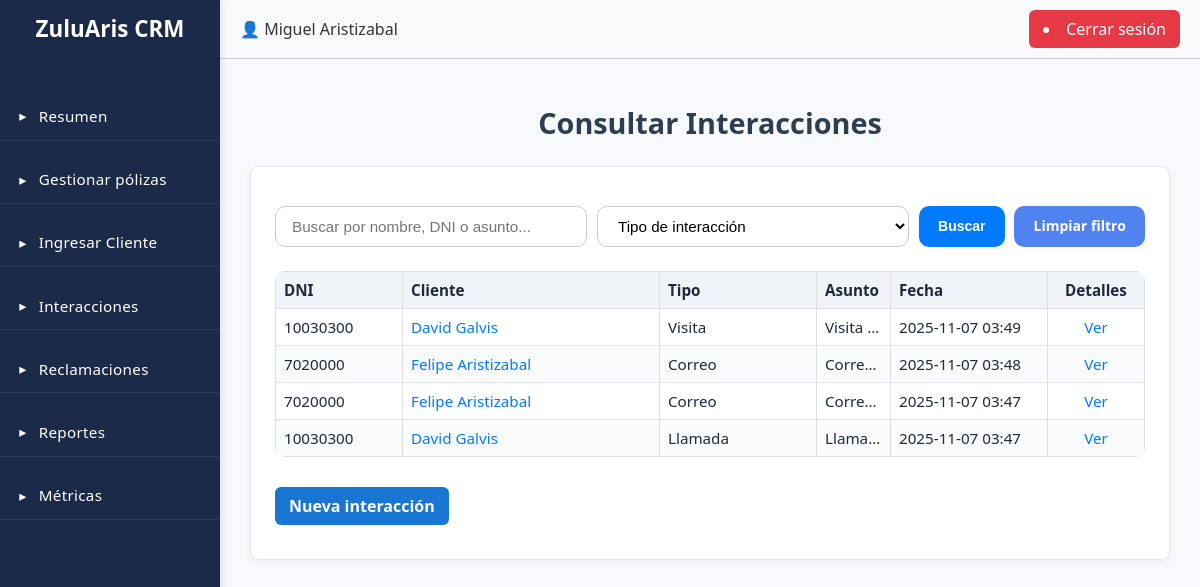
Page /interacciones/ (signed in) on the committed database.
### CRM/models.py (models this page shows)
class Interacciones(models.Model):
    id = models.AutoField(primary_key=True)
    dni_cliente = models.ForeignKey(Clientes, on_delete=models.CASCADE)
    dni_asesor = models.ForeignKey(Usuarios, on_delete=models.CASCADE)
    fecha = models.DateTimeField(auto_now_add=True)
    id_tipo_interaccion = models.ForeignKey(TipoInteraccion, on_delete=models.CASCADE)
    asunto = models.CharField(max_length=100)
    observaciones = models.CharField(max_length=500, blank=True, null=True)
    class Meta:
        db_table = "interacciones"

class Clientes(models.Model):
    dni = models.CharField(max_length=50, primary_key=True)
    id_tipo_dni = models.ForeignKey(Tipo_DNI, on_delete=models.CASCADE)
    nombre = models.CharField(max_length=200)
    direccion = models.CharField(max_length=200, blank=True, null=True)
    id_ciudad = models.ForeignKey(Ciudades, on_delete=models.CASCADE)
    telefono = models.CharField(max_length=50, blank=True, null=True)
    celular = models.CharField(max_length=50)
    correo = models.EmailField(blank=True, null=True)
    asesor = models.ForeignKey("Usuarios", on_delete=models.SET_NULL, null=True, blank=True, related_name="clientes")
    class Meta:
        db_table = "clientes"

class TipoInteraccion(models.Model):
    id = models.AutoField(primary_key=True)
    descripcion = models.CharField(max_length=50, unique=True)
    class Meta:
        db_table = "tipo_interaccion"

### CRM/views.py (the view)
# urls.py: path('interacciones/', CRM.views.interacciones, name='interacciones'),
def interacciones(request):
    if not request.user.is_authenticated:
        messages.error(request, "Debes iniciar sesión para acceder a esta sección.")
        return redirect("/login")
    try:
        asesor = Usuarios.objects.get(user=request.user)
    except Usuarios.DoesNotExist:
        messages.error(request, "Tu cuenta no está asociada a un perfil válido.")
        return redirect("/")
    query = request.GET.get("q", "").strip()
    tipo_id = request.GET.get("tipo")
    interacciones_qs = Interacciones.objects.filter(
        dni_asesor=asesor  # Cambio clave: filtrar por el asesor, no por empresa
    ).select_related("dni_cliente", "id_tipo_interaccion")
    if query:
        interacciones_qs = interacciones_qs.filter(
            Q(dni_cliente__nombre__icontains=query) |
            Q(dni_cliente__dni__icontains=query) |
            Q(asunto__icontains=query)
        )
    if tipo_id:
        interacciones_qs = interacciones_qs.filter(id_tipo_interaccion_id=tipo_id)
    interacciones_qs = interacciones_qs.order_by('-fecha')
    context = {
        "interacciones": interacciones_qs,
        "query": query,
        "tipos": TipoInteraccion.objects.all()
    }
    return render(request, "interacciones.html", context)

### CRM/templates/interacciones.html (shortened to what this page needs)
{% extends 'layout_panel.html' %}
{% load static %}
{% block content %}
    <div class="card-header">
        <h2 class="titulo-seccion">Consultar Interacciones</h2>
    </div>
<div class="card">
    <form class="consulta-filtros" method="get" action="">
        <div class="grupo-busqueda">
            <input
                type="text"
                name="q"
                value="{{ query }}"
                placeholder="Buscar por nombre, DNI o asunto..."
                class="input-busqueda"
            >
            <select name="tipo" class="input-select">
                <option value="">Tipo de interacción</option>
            </select>
            <button type="submit" class="btn-buscar">Buscar</button>
            <a href="{% url 'interacciones' %}" class="btn-limpiar">Limpiar filtro</a>
        </div>
    </form>
    <table class="tabla_interacciones">
        <thead>
            <tr>
                <th class="col-header col-dni">DNI</th>
                <th class="col-header col-nombre">Cliente</th>
                <th class="col-header col-tipo">Tipo</th>
                <th class="col-header col-asunto">Asunto</th>
                <th class="col-header col-fecha">Fecha</th>
                <th class="col-header col-detalles">Detalles</th>
            </tr>
        </thead>
        <tbody>
            {% if interacciones %}
                {% for interaccion in interacciones %}
                <tr>
                    <td class="col-dni">{{ interaccion.dni_cliente.dni }}</td>
                    <td class="col-nombre">
                        <a href="{% url 'detalle_cliente' interaccion.dni_cliente.dni %}" class="cliente-link">
                            {{ interaccion.dni_cliente.nombre }}
                        </a>
                    </td>
                    <td class="col-tipo">{{ interaccion.id_tipo_interaccion.descripcion }}</td>
                    <td class="col-asunto">{{ interaccion.asunto }}</td>
                    <td class="col-fecha">{{ interaccion.fecha|date:"Y-m-d H:i" }}</td>
                    <td class="col-detalles">
                        <a href="{% url 'detalle_interaccion' interaccion.id %}" class="cliente-link">
                            Ver
                        </a>
                    </td>
                </tr>
                {% endfor %}
            {% else %}
                <tr>
                    <td colspan="6" style="text-align:center;">No hay interacciones registradas.</td>
                </tr>
            {% endif %}
        </tbody>
    </table>
    <div class="acciones-polizas">
        <a href="{% url 'registrar_interaccion' %}" class="btn-guardar">Nueva interacción</a>
    </div>
</div>
{% endblock %}

### CRM/templates/layout_panel.html (shortened to what this page needs)
{% load static %}
<!DOCTYPE html>
<html lang="es">
<head>
    {% load static %}
    <link rel="stylesheet" href="{% static 'styles/globalstyles.css' %}">
</head>
<body>
    <div class="container">
        <aside class="sidebar sidebar-admin">
            <div class="logo">ZuluAris CRM</div>
            <nav>
                <ul>
                    <li><a href="/resumen/">Resumen</a></li>
                    <li><a href="/gestionar/">Gestionar pólizas</a></li>
                    <li><a href="/client_form/">Ingresar Cliente</a></li>
                    <li><a href="/interacciones/">Interacciones</a></li>
                    <li><a href="/reclamaciones/">Reclamaciones</a></li>
                    <li><a href="/reportes/">Reportes</a></li>
                    <li><a href="{% url 'reportes_metricas' %}">Métricas</a></li>
                </ul>
            </nav>
        </aside>
        <main class="main-content">
            <header class="navbar">
                <div class="navbar-left">
                    <span class="user">👤 {{ request.user.first_name }} {{ request.user.last_name }}</span>
                </div>
                <div class="navbar-right">
                    <li class="btn-logout">
                        <a href="/logout/">Cerrar sesión</a>
                    </li>
                </div>
            </header>
            <section class="content">
                {% block content %}
                {% endblock %}
            </section>
        </main>
    </div>
</body>
</html>

### rows in the picture
Interacciones: dni_cliente.dni "10030300", dni_cliente.nombre "David Galvis", id_tipo_interaccion.descripcion "Visita", asunto "Visita…", fecha "2025-11-07 03:49"
Interacciones: dni_cliente.dni "7020000", dni_cliente.nombre "Felipe Aristizabal", id_tipo_interaccion.descripcion "Correo", asunto "Corre…", fecha "2025-11-07 03:48"
Interacciones: dni_cliente.dni "7020000", dni_cliente.nombre "Felipe Aristizabal", id_tipo_interaccion.descripcion "Correo", asunto "Corre…", fecha "2025-11-07 03:47"
Interacciones: dni_cliente.dni "10030300", dni_cliente.nombre "David Galvis", id_tipo_interaccion.descripcion "Llamada", asunto "Llama…", fecha "2025-11-07 03:47"

### other values in the picture
{{ request.user.first_name }} "Miguel"
{{ request.user.last_name }} "Aristizabal"
